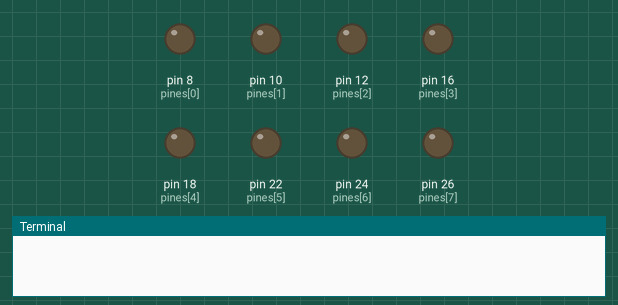
Recording of a program running on a simulated Raspberry Pi (header pin numbers). Shown: output pins drawn as LEDs (lit = HIGH), the last lines printed to the terminal. At 27.4 s the program stops and its outputs stay as they are.

Above: at 0.5 s.
At 1.16 s:
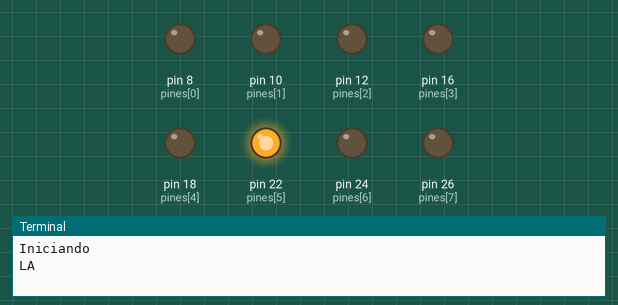
At 1.53 s:
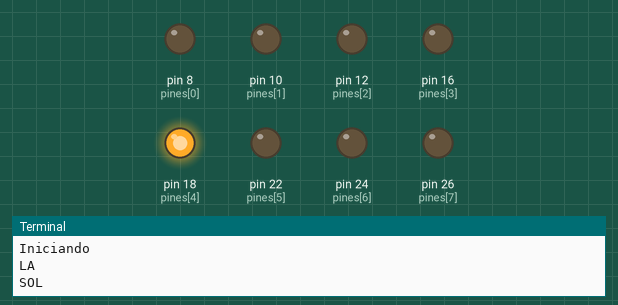
At 4.6 s:
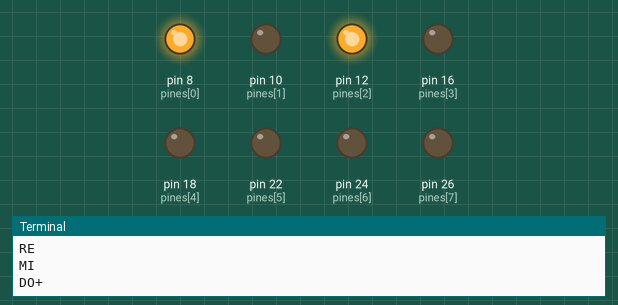
At 10.03 s:
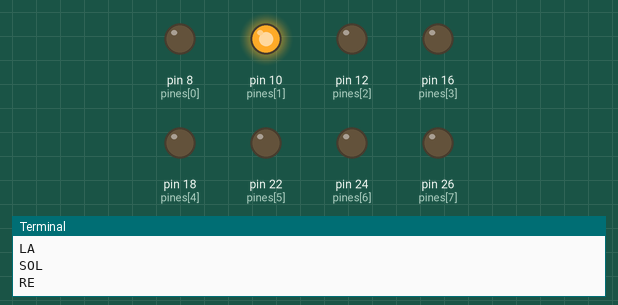
Timing chart, 0 to 10.6 s (numbered marks = the images above):
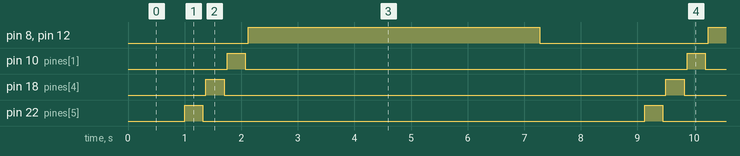

The program:

final.py
```python
# Configuración
import RPi.GPIO as GPIO
import time
GPIO.setwarnings(False)
GPIO.setmode (GPIO.BOARD)


pines = [8, 10, 12, 16, 18, 22, 24, 26]

tempo = 90
tps = tempo/60

C = pines[0]
D = pines[1]
E = pines[2]
F = pines[3]
G = pines[4]
A = pines[5]
B = pines[6]
C_ = pines[7]

sc = tps*(1/4)
redon = tps*4
conteo=range(len(pines))

#constantes y funciones extra

for i in conteo:
        GPIO.setup(pines[i], GPIO.OUT)

def allLow(x):
    for i in conteo:
        GPIO.output(pines[i], False)
    time.sleep(x)


def t(x): # Modo de nota
    time.sleep((6/7)*x)
    allLow((1/7)*x)

def s(x): # Modo de silencio
    print(f"Silencio: {x}")
    time.sleep(x)

## "Partitura en código"
try:
    for y in range(3):
        allLow(1)
        print("Iniciando")

        GPIO.output(A,True)
        print("LA")
        t(sc)
        GPIO.output(G,True)
        print("SOL")
        t(sc)
        GPIO.output(D,True)
        print("RE")
        t(sc)
        GPIO.output(E,True)
        print("MI")
        GPIO.output(C,True)
        print("DO+")
        t(redon)

    time.sleep(3)
    GPIO.cleanup()


finally:
    GPIO.cleanup()
```

Measured:
- by itself, pin 8 (pines[0]), pin 12 (pines[2]): alternates HIGH for 5.1 s and LOW for 3.0 s
- by itself, pin 10 (pines[1]), pin 18 (pines[4]), pin 22 (pines[5]): alternates HIGH for 0.32 s and LOW for 7.8 s
- by itself, everything shown: repeats every 8.1 s, in 8 steps
